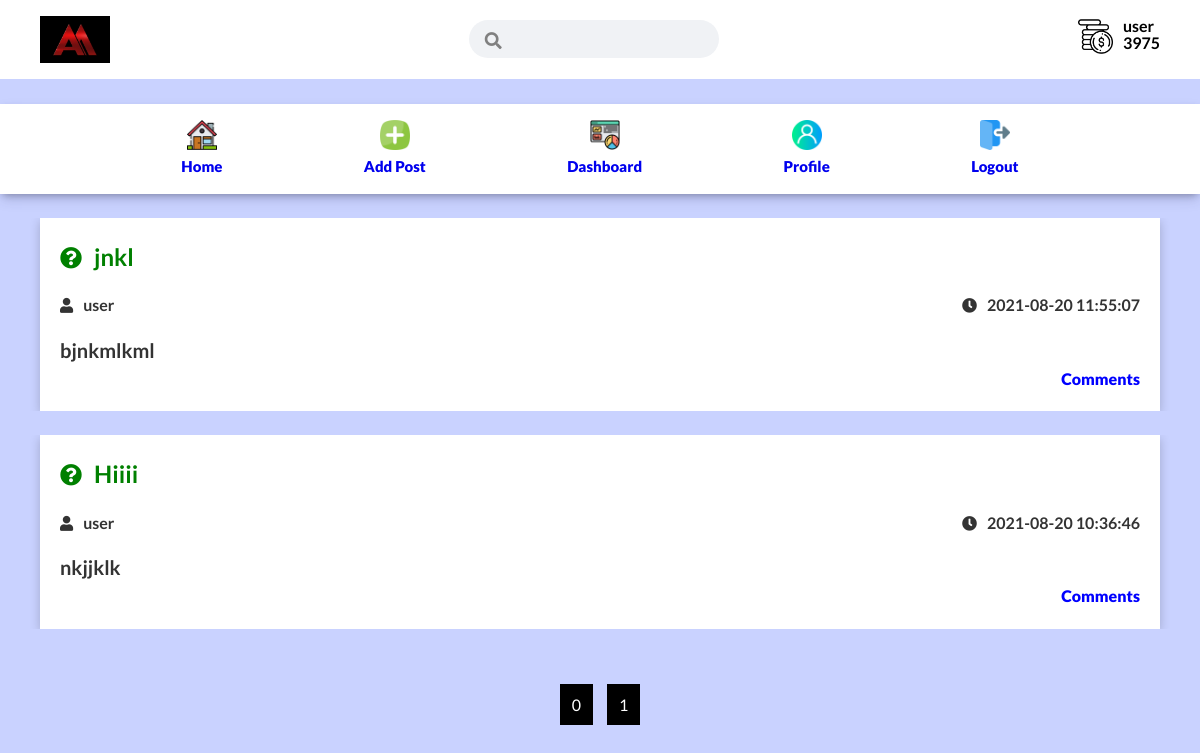
The page /dashboard.php?uid=32&uname=user&ustatus=active (signed in) on the database its author committed.
### tables this page shows
CREATE TABLE `user` (
  `user_id` int(11) NOT NULL,
  `user_email` varchar(50) NOT NULL,
  `user_pass` varchar(50) NOT NULL,
  `user_status` enum('active','pending','banned') DEFAULT 'pending',
  `user_name` varchar(30) NOT NULL,
  `actiavation_token` varchar(255) DEFAULT NULL,
  `forget_token` varchar(255) DEFAULT NULL,
  `address` varchar(255) DEFAULT NULL,
  `university` varchar(255) DEFAULT NULL,
  `age` tinyint(4) DEFAULT NULL,
  `gender` varchar(255) DEFAULT NULL,
  `first_name` text DEFAULT NULL,
  `last_name` text DEFAULT NULL,
  `department` text DEFAULT NULL,
  `profilepic` varchar(50) DEFAULT NULL,
  `net_money` int(11) DEFAULT 5
);

CREATE TABLE `assignment` (
  `assignment_id` int(11) NOT NULL,
  `assignment_title` text NOT NULL,
  `assignment_description` mediumtext NOT NULL,
  `assignment_user` int(11) NOT NULL,
  `assignment_solver` int(11) DEFAULT NULL,
  `assignment_acc_status` enum('taken','not_taken') NOT NULL,
  `assignment_solv_status` enum('pending','solving','solved') NOT NULL,
  `assignment_pay_status` enum('pending','sent') NOT NULL,
  `assignment_page_count` int(11) NOT NULL,
  `assignment_price` int(11) NOT NULL,
  `p_time` timestamp NULL DEFAULT current_timestamp()
);

### inc/Functions.php (called while the page is built, shortened)
<?php
class Assignmentor{
    function __construct(){
        include_once("db.php");
		$db = new Database();
		$this->con = $db->connect();
    }
}
?>

### inc/db.php (called while the page is built, shortened)
<?php
class Database
{
	public function connect()
	{
		$this->con = new Mysqli(HOST, USER, PASS, DB);
		if ($this->con) {
			return $this->con;
		}
		return "DATABASE_CONNECTION_FAIL";
	}
}

### dashboard.php (the view, shortened to what this page needs)
<?php session_start();
 require 'template/header.php';
 ?>
    <div class="timeline-section">
  <?php
    $page = isset($_GET['page'])?$_GET['page']:1;
    $of = ($page-1)*8;
    $sql = "SELECT  assignment.assignment_id,assignment.assignment_title,assignment.assignment_description,assignment.assignment_user,assignment.assignment_price,assignment.p_time,user.user_id,user.user_name FROM assignment INNER JOIN user ON assignment.assignment_user=user.user_id ORDER BY assignment.assignment_id DESC LIMIT $of,8";
    if($excute = $assignmentor->con->query($sql)){
        $count = ceil($excute->num_rows/8);
        while($row = $excute->fetch_assoc()){ ?>
              <div class="single-post my-2">
            <div class="container">
                <div class="card">
                    <div class="post_title">
                        <h2><i class="fas fa-question-circle"></i><?php echo $row['assignment_title'];?></h2>
                    </div>
                    <div class="post_information my-1 flex">
                          <h5><i class="fas fa-user"></i><?php echo $row['user_name']; ?></h5>
                          <h5><i class="fas fa-clock"></i><?php echo $row['p_time']; ?></h5>
                    </div>
                    <div class="post_desc">
                        <p><?php echo $row['assignment_description']; ?></p>
                    </div>
                    <p class="noselect" id="commment_toggle">Comments</p>
                </div>
            </div>
        </div>
       <?php }
    }
  ?>
    </div>
    <div class="pagination_section flex my-4">
        <?php
        for($i = 0;$i<=$count;$i++){ ?>
           <a href="<?php echo 'dashboard.php?page='.$i ?>"><?php echo $i; ?></a>
      <?php  }
        ?>
    </div>
    <?php require 'template/footer.php'; ?>

### template/header.php (shortened to what this page needs)
<!DOCTYPE html>
<html lang="en">
<head>
    <link rel="stylesheet" href="assets/css/style.css">
    <link rel="stylesheet" href="assets/css/utilities.css">
    <link rel="stylesheet" href="https://cdnjs.cloudflare.com/ajax/libs/font-awesome/5.15.3/css/all.min.css">
</head>
<body style="background-color:#c9d2ff">
    <div class="header_search py-1">
        <div class="container flex">
              <a href="#" class="logo flex">
                  <img src="assets/images/am.jpg" alt="">
              </a>
              <div class="search_bar">
                  <i class="fas fa-search"></i>
                  <input type="text" name="h_search" id="h_search">
              </div>
              <a href="account" class="account_info flex">
                  <div class="icon_dollar">
                      <img src="assets/images/icons/money.png" alt="">
                  </div>
                  <div class="name_amt">
                      <?php
                      require 'inc/Functions.php';
                      $assignmentor = new Assignmentor();
                      $iddd = $_SESSION['u_id'];
                      $sql = "SELECT net_money FROM user WHERE user_id='$iddd'";
                      $netmoney = $assignmentor->con->query($sql);
                      $row = $netmoney->fetch_assoc();
                      $moneyy = $row['net_money'];
                      ?>
                      <p><?php echo $_SESSION['u_uname']; ?></p>
                      <p><?php echo $moneyy; ?></p>
                  </div>
              </a>
        </div>
    </div>
    <div class="header-nav py-1">
        <div class="container">
            <div class="nav_icons flex">
                <a class="flex-c" href="dashboard">
                    <img src="assets/images/icons/house.png" alt="">
                    <p>Home</p>
                </a>
                <a class="flex-c" href="addpost">
                    <img src="assets/images/icons/plus.png" alt="">
                    <p>Add Post</p>
                </a>
                <a class="flex-c" href="user_dash">
                    <img src="assets/images/icons/dashboard.png" alt="">
                    <p>Dashboard</p>
                </a>
                <a class="flex-c" href="profile">
                    <img src="assets/images/icons/user.png" alt="">
                    <p>Profile</p>
                </a>
                <a class="flex-c" href="logout">
                    <img src="assets/images/icons/logout.png" alt="">
                    <p>Logout</p>
                </a>
            </div>
        </div>
    </div>

### assets/css/style.css (style rules this page uses)
:root { --primary-color: #000000; --secondary-color: #ff7600; --dark-color: #002240; --light-color: #f4f4f4; --success-color: #5cb85c; --error-color: #d9534f; }
* { box-sizing: border-box; padding: 0; margin: 0; }
a { text-decoration: none; }
body { font-family: "Lato", sans-serif; background-color: #f4f4f4; color: #2c061f; line-height: 1.6; }
.header_search input[type="text"] { width: 100%; padding: 6.5px; font-size: 16px; border-radius: 50px; padding-left: 37px; background: #f0f2f5; border: none; padding-top: 10px; padding-bottom: 10px; }
.header-nav .flex { justify-content: space-evenly; }
.post_information.flex { justify-content: space-between; flex-wrap: wrap; }
.pagination_section a { padding-top: 8px; padding-bottom: 8px; padding-right: 12px; text-align: center; background-color: var(--primary-color); margin: 7px; padding-left: 12px; color: white; }
.post_title { color: green; }
.post_title h2 i { font-size: 22px; margin-right: 12px; }
.post_information h5 { font-size: 16px; }
.post_information h5 i { margin-right: 10px; font-size: 15px; }
.post_desc p { font-size: 20px; font-weight: 600; }
.nav_icons img { height: 30px; width: 30px; }
.flex-c { display: flex; flex-direction: column; align-items: center; justify-content: center; }
a.flex-c p { font-size: 15px; font-weight: 900; padding-top: 4px; }
.header-nav { background: white; position: sticky; width: 100%; top: 0; margin-top: 25px; box-shadow: rgba(50, 50, 93, 0.25) 0px 6px 12px -2px, rgba(0, 0, 0, 0.3) 0px 3px 7px -3px; }
#commment_toggle { cursor: pointer; display: flex; justify-content: flex-end; color: blue; font-weight: 800; }
.header_search { background: white; }
.header_search .flex { justify-content: space-between; }
.logo img { width: 70px; }
.search_bar { position: relative; }
.search_bar i { position: absolute; color: gray; top: 12px; left: 16px; font-size: 17px; }
.icon_dollar img { height: 35px; width: 35px; }
.name_amt { margin-left: 10px; line-height: 1.1; position: relative; top: -5px; }
.name_amt p { font-weight: bold; color: black; }

### assets/css/utilities.css (style rules this page uses)
.container { max-width: 1200px; margin: 0 auto; overflow: auto; padding: 0 40px; }
.card { background-color: #fff; color: #333; box-shadow: 0 3px 10px rgba(0, 0, 0, 0.2); padding: 20px; }
.flex { display: flex; justify-content: center; align-items: center; height: 100%; }
.my-1 { margin: 1rem 0; }
.my-2 { margin: 1.5rem 0; }
.my-4 { margin: 3rem 0; }
.py-1 { padding: 1rem 0; }
.noselect { -webkit-touch-callout: none; -webkit-user-select: none; -khtml-user-select: none; -moz-user-select: none; -ms-user-select: none; user-select: none; }

### rows shown on the page
user: net_money "3975"
assignment: assignment_title "jnkl", assignment_user.user_name "user", p_time "2021-08-20 11:55:07", assignment_description "bjnkmlkml"
assignment: assignment_title "Hiiii", assignment_user.user_name "user", p_time "2021-08-20 10:36:46", assignment_description "nkjjklk"

### other values the page prints
$_SESSION['u_uname'] "user"
